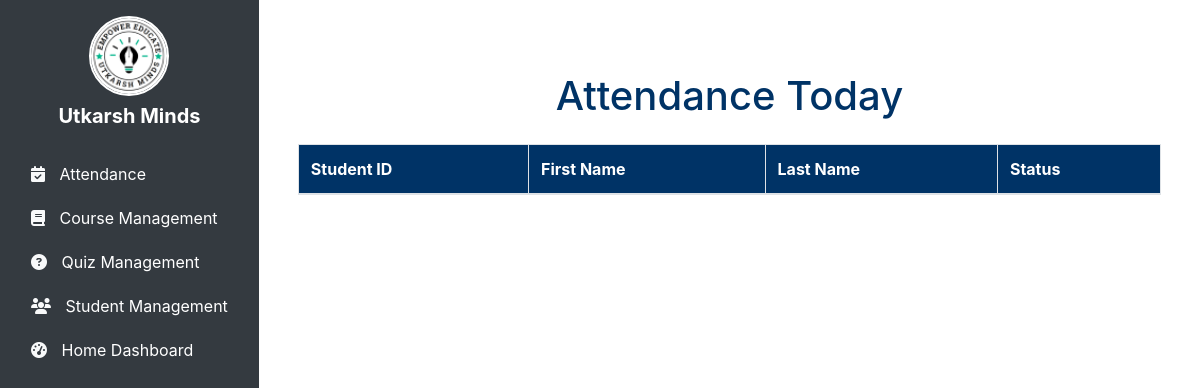
Page /attendance/attendance_list on the earlier database version.
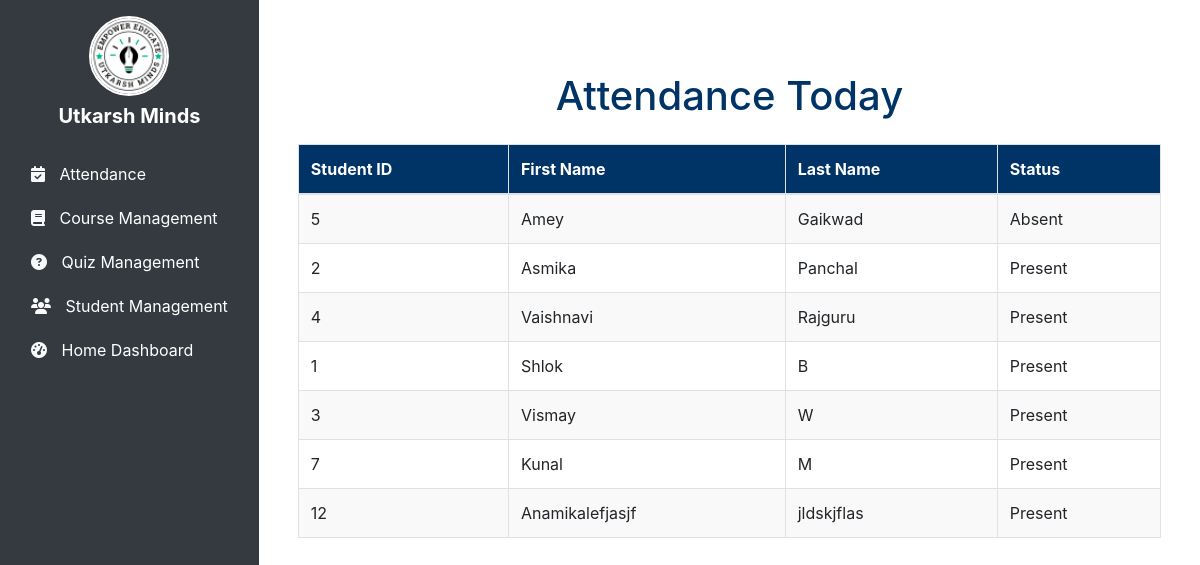
Same page on the later database version.
### attendance/models.py (models this page shows)
class Attendance(models.Model):
    st_id = models.ForeignKey(Student, on_delete=models.CASCADE)
    date = models.DateField()
    status = models.CharField(max_length=1, choices=[('P', 'Present'), ('A', 'Absent')])
    def __str__(self):
        return f"Attendance for {self.st_id} on {self.date}"

### studentmgt/models.py (models this page shows)
class Student(models.Model):
    st_id = models.TextField(primary_key=True)
    fname = models.CharField(max_length=255)
    lname = models.CharField(max_length=255)
    dob = models.DateField()
    gender = models.CharField(max_length=1)
    st_email = models.EmailField()
    pr_email = models.EmailField()
    phone = models.CharField(max_length=20)
    address = models.TextField()
    courses = models.ManyToManyField(Course, related_name='students')
    def __str__(self):
        return f"{self.fname} {self.lname}"

### attendance/views.py (the view)
# urls.py: path("attendance_list", views.attendance_list, name="attendance_list"),
def attendance_list(request):
    today = timezone.now().date()
    attendance_list = Attendance.objects.filter(date=today)
    total_present = attendance_list.filter(status='P').count()  # Count the number of 'P' statuses
    total_present = Attendance.objects.filter(date=today, status='A')
    print(total_present)
    return render(request, "attendance/attendance_list.html", {
        'attendance_list': attendance_list,
        'total_present': total_present
    })

### attendance/templates/attendance/attendance_list.html (shortened to what this page needs)
{% extends "base.html" %}
{% block body %}
<div class="container my-5">
    <h1 class="text-center mb-4">Attendance Today</h1>
    <div class="table-responsive">
        <table class="table table-striped table-bordered table-hover shadow-sm">
            <thead class="thead-blue">
                <tr>
                    <th>Student ID</th>
                    <th>First Name</th>
                    <th>Last Name</th>
                    <th>Status</th>
                </tr>
            </thead>
            <tbody>
                {% for attendance in attendance_list %}
                <tr>
                    <td>{{ attendance.st_id.st_id }}</td>
                    <td>{{ attendance.st_id.fname }}</td>
                    <td>{{ attendance.st_id.lname }}</td>
                    <td>{{ attendance.get_status_display }}</td>
                </tr>
                {% endfor %}
            </tbody>
        </table>
    </div>
</div>
{% endblock body %}

Differences in the rows shown:
added Attendance: st_id.st_id "5", st_id.fname "Amey", st_id.lname "Gaikwad", status "Absent"
added Attendance: st_id.st_id "2", st_id.fname "Asmika", st_id.lname "Panchal", status "Present"
added Attendance: st_id.st_id "4", st_id.fname "Vaishnavi", st_id.lname "Rajguru", status "Present"
added Attendance: st_id.st_id "1", st_id.fname "Shlok", st_id.lname "B", status "Present"
added Attendance: st_id.st_id "3", st_id.fname "Vismay", st_id.lname "W", status "Present"
added Attendance: st_id.st_id "7", st_id.fname "Kunal", st_id.lname "M", status "Present"
added Attendance: st_id.st_id "12", st_id.fname "Anamikalefjasjf", st_id.lname "jldskjflas", status "Present"
